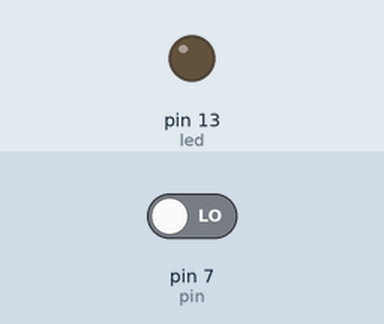
Recording of a sketch running on a simulated Arduino Uno, built with avr-gcc and run on an emulated ATmega328P. Parts: output pins drawn as LEDs (lit = HIGH). The test bench sets the inputs (shaded band); at power-on: pin 7 (pin) LOW.

Above: at 1.2 s.
1.3 s: pin 7 (pin) driven HIGH
At 2.0 s:
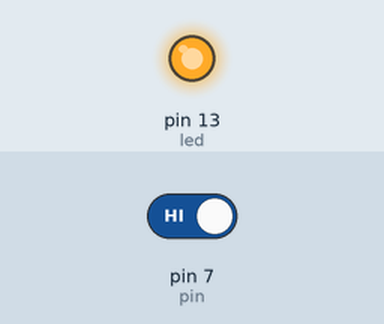
2.8 s: pin 7 (pin) driven LOW
At 3.1 s:
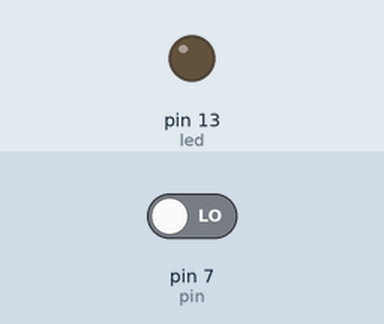
Timing chart, 0 to 5.8 s (numbered marks = the images above; inputs shaded):
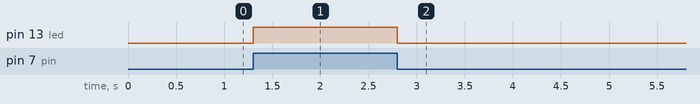

The sketch:

sketch_jun21a.ino
```cpp
int led = 13;   // LED connected to digital pin 13
int pin = 7;    // pushbutton connected to digital pin 7
int val = 0;    // variable to store the read value

void setup() {
  // put your setup code here, to run once:
  pinMode(led, OUTPUT);
  pinMode(pin, INPUT);
}

void loop() {
  // put your main code here, to run repeatedly:
  val = digitalRead(pin);   // Read the state of the pushbutton
  digitalWrite(led, val);   // Set the LED to the same state
}
```

Measured:
- after the input at 1.3 s, pin 13 (led): LOW → HIGH at once
- after the input at 2.8 s, pin 13 (led): HIGH → LOW at once
